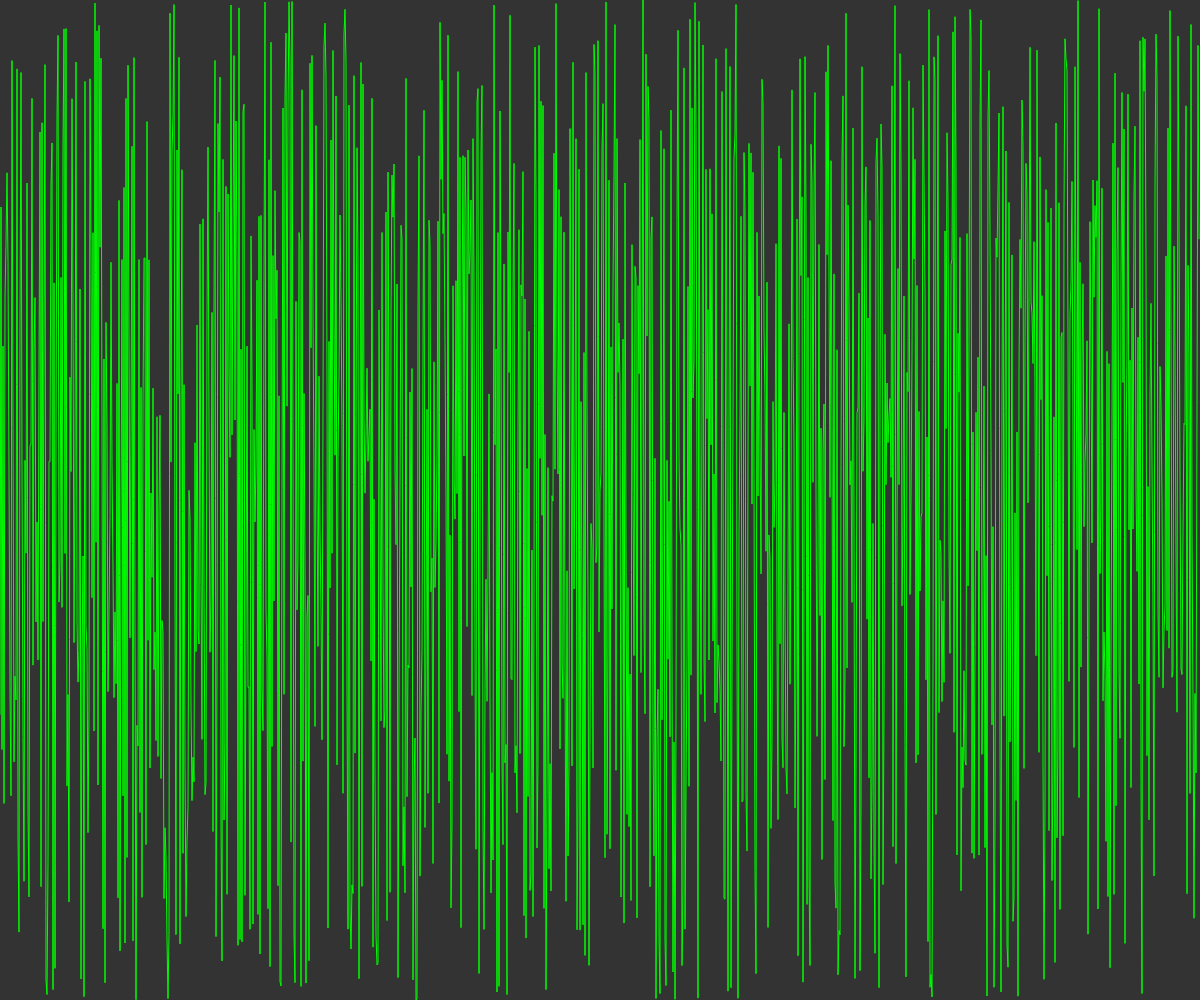
Frame 1 (no input)
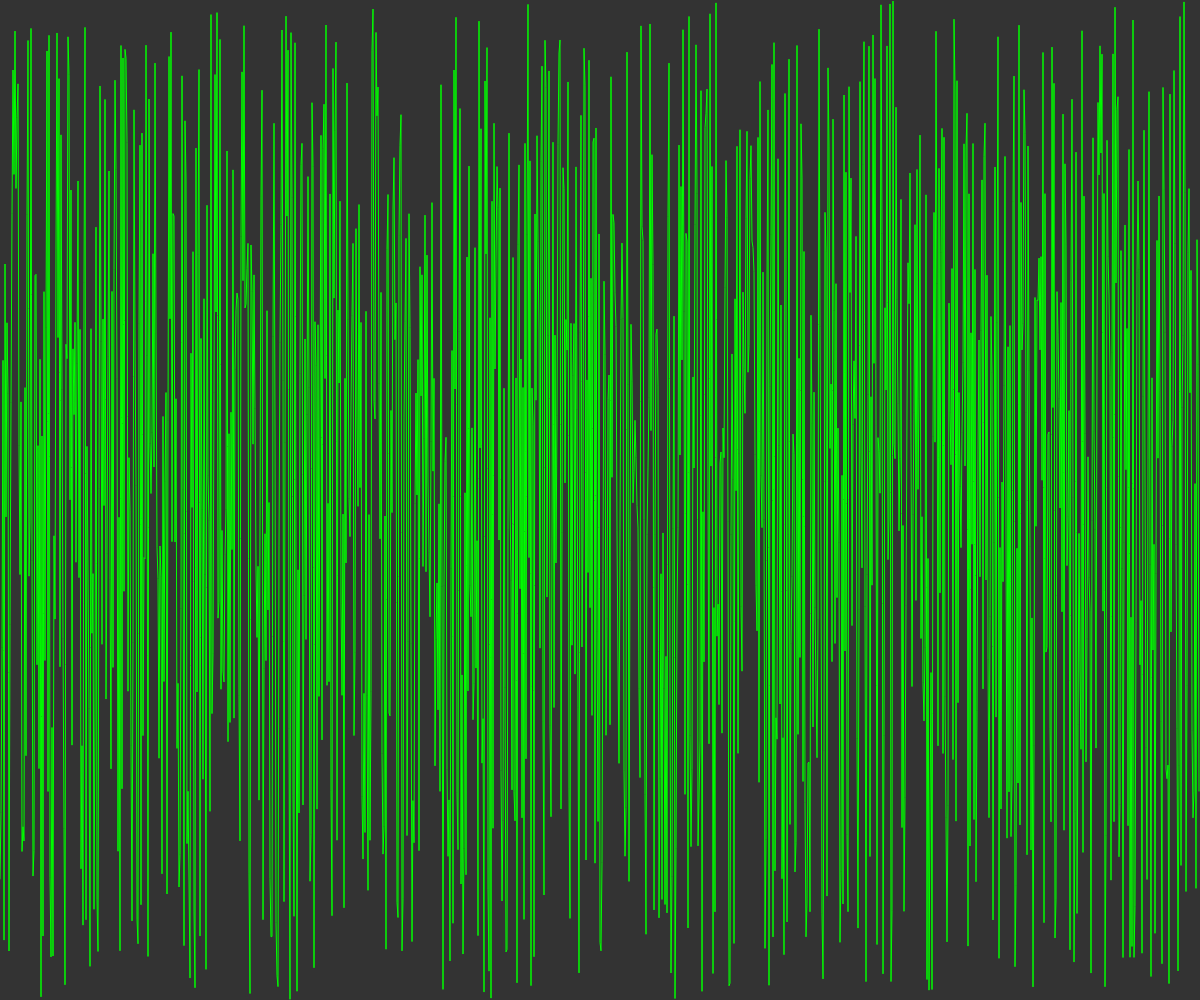
Frame 60 (no input)
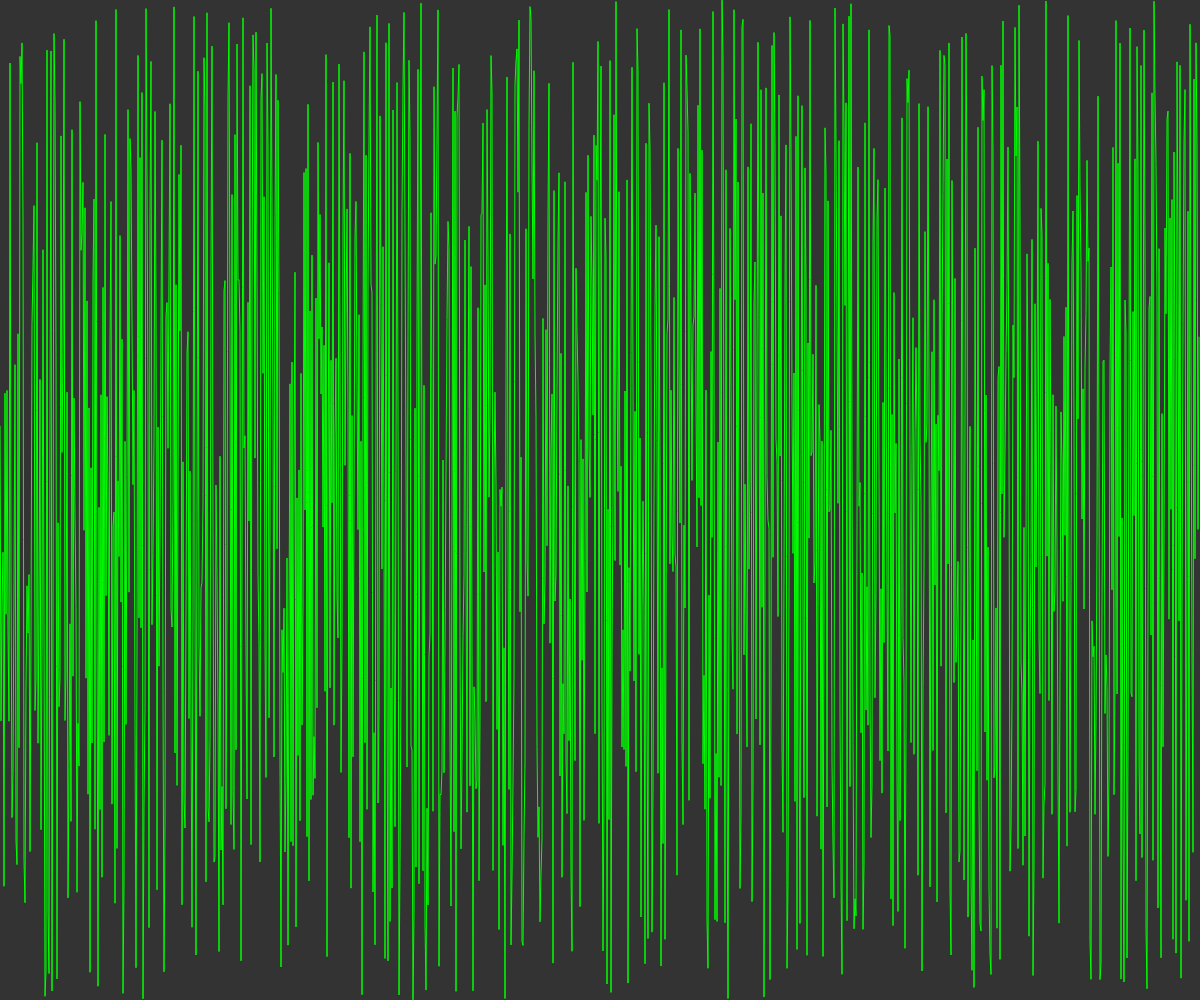
Frame 120 (the mouse pressed at the canvas centre since frame 60)

The p5.js sketch that drew these frames (run headless with seeded random() and noise() and a simulated clock; from frame 60 on, the mouse is pressed at the canvas centre):

// p5.js sketch
// ── sketch.js
// var xoff1 = 0;
// var xoff2 = 10000;


function setup() {
  createCanvas(window.innerWidth, window.innerHeight);
}


function draw() {
  background(51);
  stroke(255);
  noFill();
  beginShape();
  for (var x = 0; x < width; x++) {
    stroke(0, 255, 0);
    vertex(x, random(height));


  }
  endShape();

  //noLoop();


  //var x = random(width);

  // var x = map(noise(xoff1), 0, 1, 0, width);
  // var y = map(noise(xoff2), 0, 1, 0, height);

  // xoff1 += 0.01;
  // xoff2 += 0.01;


  // ellipse(x, y, 24, 24);
}
